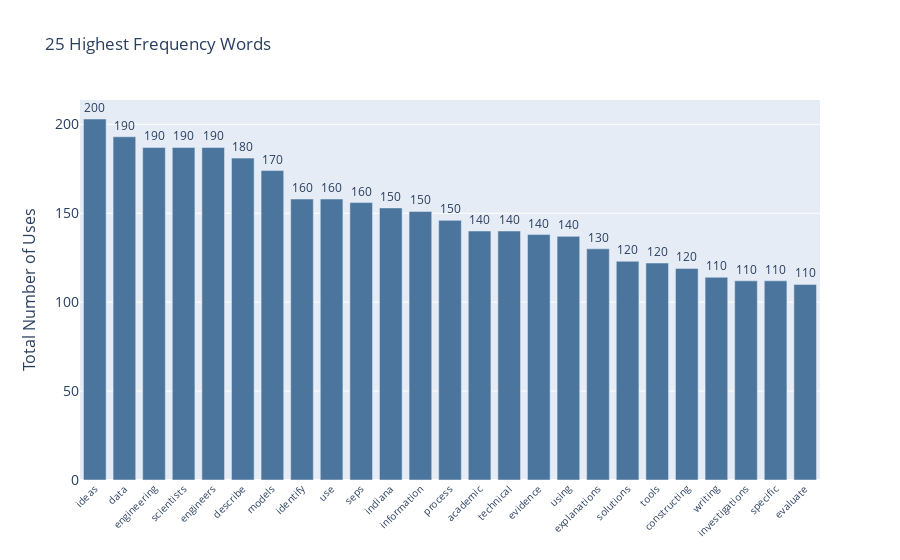

The code cell stored with this chart in its notebook:
### Markdown cell above
## EDA Visuals 
Stylized, presentation graphs of high frequency words.

### Code cell
for count, value in enumerate(top_25): 
    graph_high_frequency_words(top_25, count, value[0])

### Figure 1 — Plotly figure (JSON) as saved in the notebook; plotly's stock layout.template omitted (floating-point values rounded to 4 significant figures)
{"data": [{"marker": {"color": "rgb(75, 117, 156)"}, "text": ["203", "193", "187", "187", "187", "181", "174", "158", "158", "156", "153", "151", "146", "140", "140", "138", "137", "130", "123", "122", "119", "114", "112", "112", "110"], "textposition": "outside", "texttemplate": "%{text:.2s}", "type": "bar", "x": ["ideas", "data", "engineering", "scientists", "engineers", "describe", "models", "identify", "use", "seps", "indiana", "information", "process", "academic", "technical", "evidence", "using", "explanations", "solutions", "tools", "constructing", "writing", "investigations", "specific", "evaluate"], "y": [203, 193, 187, 187, 187, 181, 174, 158, 158, 156, 153, 151, 146, 140, 140, 138, 137, 130, 123, 122, 119, 114, 112, 112, 110]}], "layout": {"bargap": 0.15, "bargroupgap": 0.1, "barmode": "group", "legend": {"bgcolor": "rgba(255, 255, 255, 0)", "bordercolor": "rgba(255, 255, 255, 0)", "x": 0, "y": 1}, "title": {"text": "25 Highest Frequency Words"}, "xaxis": {"tickangle": -45, "tickfont": {"size": 10}}, "yaxis": {"tickfont": {"size": 14}, "title": {"font": {"size": 16}, "text": "Total Number of Uses"}}}}
